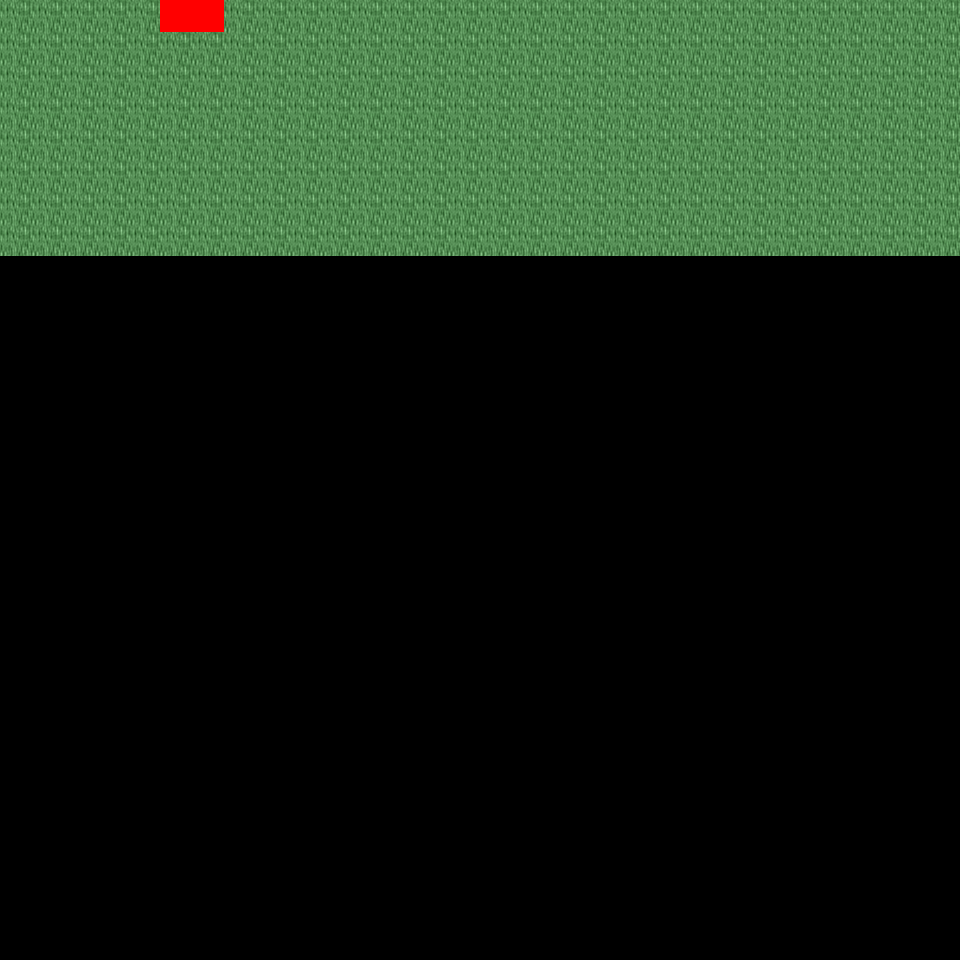

The image is a tile-based game level rendered from a .tmx file. Its description and source (layers, tilesets, objects; grid data summarised) follow:
An orthogonal 30x30 tile map with 32x32 px tiles, 6 tile layers (Ground, Object, Object2, Above, ...), 54 tilesets and 4 objects (4x mapExit).

<map version="1.0" orientation="orthogonal" renderorder="right-down" width="30" height="30" tilewidth="32" tileheight="32" nextobjectid="5">
  <tileset firstgid="1" name="tileset_logic_collision" tilewidth="32" tileheight="32" tilecount="1" columns="1">
    <image source="../drawable/tileset_logic_collision.png" width="32" height="32" />
  </tileset>
  <tileset firstgid="2" name="tileset_ground_ground" tilewidth="32" tileheight="32" tilecount="33" columns="3">
    <image source="../drawable/tileset_ground_ground.png" width="96" height="352" />
  </tileset>
  <tileset firstgid="35" name="tileset_building_castle" tilewidth="32" tileheight="32" tilecount="320" columns="20">
    <image source="../drawable/tileset_building_castle.png" width="640" height="512" />
  </tileset>
  <tileset firstgid="355" name="tileset_item_weapon_cannon" tilewidth="32" tileheight="32" tilecount="12" columns="3">
    <image source="../drawable/tileset_item_weapon_cannon.png" width="96" height="128" />
  </tileset>
  <tileset firstgid="367" name="tileset_item_pot_barrels_1" tilewidth="32" tileheight="32" tilecount="8" columns="4">
    <image source="../drawable/tileset_item_pot_barrels_1.png" width="128" height="64" />
  </tileset>
  <tileset firstgid="375" name="tileset_building_door_door" tilewidth="32" tileheight="32" tilecount="6" columns="3">
    <image source="../drawable/tileset_building_door_door.png" width="96" height="64" />
  </tileset>
  <tileset firstgid="381" name="tileset_building_door_closed" tilewidth="32" tileheight="32" tilecount="1" columns="1">
    <image source="../drawable/tileset_building_door_closed.png" width="32" height="32" />
  </tileset>
  <tileset firstgid="382" name="tileset_building_window_window_centered" tilewidth="32" tileheight="32" tilecount="1" columns="1">
    <image source="../drawable/tileset_building_window_window_centered.png" width="32" height="32" />
  </tileset>
  <tileset firstgid="383" name="tileset_building_decoration_chimney_big" tilewidth="32" tileheight="32" tilecount="2" columns="1">
    <image source="../drawable/tileset_building_decoration_chimney_big.png" width="32" height="64" />
  </tileset>
  <tileset firstgid="385" name="tileset_ground_grass_edges" tilewidth="32" tileheight="32" tilecount="36" columns="12">
    <image source="../drawable/tileset_ground_grass_edges.png" width="384" height="96" />
  </tileset>
  <tileset firstgid="421" name="tileset_ground_grass_corners" tilewidth="32" tileheight="32" tilecount="24" columns="6">
    <image source="../drawable/tileset_ground_grass_corners.png" width="192" height="128" />
  </tileset>
  <tileset firstgid="445" name="tileset_plant_tree_fall_trees" tilewidth="32" tileheight="32" tilecount="40" columns="8">
    <image source="../drawable/tileset_plant_tree_fall_trees.png" width="256" height="160" />
  </tileset>
  <tileset firstgid="485" name="tileset_plant_tree_locust_tree" tilewidth="32" tileheight="32" tilecount="20" columns="4">
    <image source="../drawable/tileset_plant_tree_locust_tree.png" width="128" height="160" />
  </tileset>
  <tileset firstgid="505" name="tileset_furniture_chair_bench_white" tilewidth="32" tileheight="32" tilecount="8" columns="2">
    <image source="../drawable/tileset_furniture_chair_bench_white.png" width="64" height="128" />
  </tileset>
  <tileset firstgid="513" name="tileset_plant_flower_daisy_blue" tilewidth="32" tileheight="32" tilecount="8" columns="2">
    <image source="../drawable/tileset_plant_flower_daisy_blue.png" width="64" height="128" />
  </tileset>
  <tileset firstgid="521" name="tileset_plant_flower_daisy_red" tilewidth="32" tileheight="32" tilecount="8" columns="2">
    <image source="../drawable/tileset_plant_flower_daisy_red.png" width="64" height="128" />
  </tileset>
  <tileset firstgid="529" name="tileset_plant_flower_daisy_white" tilewidth="32" tileheight="32" tilecount="8" columns="2">
    <image source="../drawable/tileset_plant_flower_daisy_white.png" width="64" height="128" />
  </tileset>
  <tileset firstgid="537" name="tileset_plant_flower_daisy_yellow" tilewidth="32" tileheight="32" tilecount="8" columns="2">
    <image source="../drawable/tileset_plant_flower_daisy_yellow.png" width="64" height="128" />
  </tileset>
  <tileset firstgid="545" name="tileset_plant_flower_flower_bed_1" tilewidth="32" tileheight="32" tilecount="35" columns="7">
    <image source="../drawable/tileset_plant_flower_flower_bed_1.png" width="224" height="160" />
  </tileset>
  <tileset firstgid="580" name="tileset_plant_flower_planted_containers" tilewidth="32" tileheight="32" tilecount="16" columns="4">
    <image source="../drawable/tileset_plant_flower_planted_containers.png" width="128" height="128" />
  </tileset>
  <tileset firstgid="596" name="tileset_item_pot_pot_grey" tilewidth="32" tileheight="32" tilecount="1" columns="1">
    <image source="../drawable/tileset_item_pot_pot_grey.png" width="32" height="32" />
  </tileset>
  <tileset firstgid="597" name="tileset_item_pot_pot_burgundy" tilewidth="32" tileheight="32" tilecount="1" columns="1">
    <image source="../drawable/tileset_item_pot_pot_burgundy.png" width="32" height="32" />
  </tileset>
  <tileset firstgid="598" name="tileset_building_decoration_chimney" tilewidth="32" tileheight="32" tilecount="2" columns="1">
    <image source="../drawable/tileset_building_decoration_chimney.png" width="32" height="64" />
  </tileset>
  <tileset firstgid="600" name="tileset_furniture_light_lamp_blue" tilewidth="32" tileheight="32" tilecount="3" columns="1">
    <image source="../drawable/tileset_furniture_light_lamp_blue.png" width="32" height="96" />
  </tileset>
  <tileset firstgid="603" name="tileset_light_dim_light_7x5" tilewidth="32" tileheight="32" tilecount="35" columns="7">
    <image source="../drawable/tileset_light_dim_light_7x5.png" width="224" height="160" />
  </tileset>
  <tileset firstgid="638" name="tileset_logic_protection" tilewidth="32" tileheight="32" tilecount="2" columns="2">
    <image source="../drawable/tileset_logic_protection.png" width="64" height="32" />
  </tileset>
  <tileset firstgid="640" name="tileset_furniture_table_bazaar_table_1" tilewidth="32" tileheight="32" tilecount="4" columns="2">
    <image source="../drawable/tileset_furniture_table_bazaar_table_1.png" width="64" height="64" />
  </tileset>
  <tileset firstgid="644" name="tileset_furniture_table_bazaar_table_2" tilewidth="32" tileheight="32" tilecount="6" columns="2">
    <image source="../drawable/tileset_furniture_table_bazaar_table_2.png" width="64" height="96" />
  </tileset>
  <tileset firstgid="650" name="tileset_furniture_table_bazaar_table_3" tilewidth="32" tileheight="32" tilecount="6" columns="2">
    <image source="../drawable/tileset_furniture_table_bazaar_table_3.png" width="64" height="96" />
  </tileset>
  <tileset firstgid="656" name="tileset_furniture_table_bazaar_table_4" tilewidth="32" tileheight="32" tilecount="6" columns="2">
    <image source="../drawable/tileset_furniture_table_bazaar_table_4.png" width="64" height="96" />
  </tileset>
  <tileset firstgid="662" name="tileset_furniture_table_bazaar_table_5" tilewidth="32" tileheight="32" tilecount="6" columns="2">
    <image source="../drawable/tileset_furniture_table_bazaar_table_5.png" width="64" height="96" />
  </tileset>
  <tileset firstgid="668" name="tileset_furniture_table_flowers_on_bench2" tilewidth="32" tileheight="32" tilecount="6" columns="3">
    <image source="../drawable/tileset_furniture_table_flowers_on_bench2.png" width="96" height="64" />
  </tileset>
  <tileset firstgid="674" name="tileset_furniture_table_flowers_on_benches" tilewidth="32" tileheight="32" tilecount="10" columns="2">
    <image source="../drawable/tileset_furniture_table_flowers_on_benches.png" width="64" height="160" />
  </tileset>
  <tileset firstgid="684" name="tileset_furniture_table_vendors_table" tilewidth="32" tileheight="32" tilecount="35" columns="7">
    <image source="../drawable/tileset_furniture_table_vendors_table.png" width="224" height="160" />
  </tileset>
  <tileset firstgid="719" name="tileset_item_drink_bottles_and_cups" tilewidth="32" tileheight="32" tilecount="16" columns="4">
    <image source="../drawable/tileset_item_drink_bottles_and_cups.png" width="128" height="128" />
  </tileset>
  <tileset firstgid="735" name="tileset_item_drink_beers_and_flasks" tilewidth="32" tileheight="32" tilecount="12" columns="4">
    <image source="../drawable/tileset_item_drink_beers_and_flasks.png" width="128" height="96" />
  </tileset>
  <tileset firstgid="747" name="tileset_item_drink_casks" tilewidth="32" tileheight="32" tilecount="4" columns="2">
    <image source="../drawable/tileset_item_drink_casks.png" width="64" height="64" />
  </tileset>
  <tileset firstgid="751" name="tileset_item_food_meals_1" tilewidth="32" tileheight="32" tilecount="2" columns="2">
    <image source="../drawable/tileset_item_food_meals_1.png" width="64" height="32" />
  </tileset>
  <tileset firstgid="753" name="tileset_item_food_rustic_meals" tilewidth="32" tileheight="32" tilecount="2" columns="2">
    <image source="../drawable/tileset_item_food_rustic_meals.png" width="64" height="32" />
  </tileset>
  <tileset firstgid="755" name="tileset_item_household_food_preparation_2" tilewidth="32" tileheight="32" tilecount="4" columns="2">
    <image source="../drawable/tileset_item_household_food_preparation_2.png" width="64" height="64" />
  </tileset>
  <tileset firstgid="759" name="tileset_item_pot_barrels_2" tilewidth="32" tileheight="32" tilecount="8" columns="4">
    <image source="../drawable/tileset_item_pot_barrels_2.png" width="128" height="64" />
  </tileset>
  <tileset firstgid="767" name="tileset_item_drink_olive_oil_vinegar" tilewidth="32" tileheight="32" tilecount="4" columns="2">
    <image source="../drawable/tileset_item_drink_olive_oil_vinegar.png" width="64" height="64" />
  </tileset>
  <tileset firstgid="771" name="tileset_ground_ground_3" tilewidth="32" tileheight="32" tilecount="5" columns="5">
    <image source="../drawable/tileset_ground_ground_3.png" width="160" height="32" />
  </tileset>
  <tileset firstgid="776" name="tileset_building_decoration_banner" tilewidth="32" tileheight="32" tilecount="12" columns="1">
    <image source="../drawable/tileset_building_decoration_banner.png" width="32" height="384" />
  </tileset>
  <tileset firstgid="788" name="tileset_building_cottage" tilewidth="32" tileheight="32" tilecount="256" columns="16">
    <image source="../drawable/tileset_building_cottage.png" width="512" height="512" />
  </tileset>
  <tileset firstgid="1044" name="tileset_building_roof_thatched_roof" tilewidth="32" tileheight="32" tilecount="256" columns="16">
    <image source="../drawable/tileset_building_roof_thatched_roof.png" width="512" height="512" />
  </tileset>
  <tileset firstgid="1300" name="tileset_building_door_doors" tilewidth="32" tileheight="32" tilecount="256" columns="16">
    <image source="../drawable/tileset_building_door_doors.png" width="512" height="512" />
  </tileset>
  <tileset firstgid="1556" name="tileset_building_window_windows" tilewidth="32" tileheight="32" tilecount="256" columns="16">
    <image source="../drawable/tileset_building_window_windows.png" width="512" height="512" />
  </tileset>
  <tileset firstgid="1812" name="tileset_logic_portal" tilewidth="32" tileheight="32" tilecount="24" columns="8">
    <image source="../drawable/tileset_logic_portal.png" width="256" height="96" />
  </tileset>
  <tileset firstgid="1836" name="tileset_plant_bush_leafy" tilewidth="32" tileheight="32" tilecount="48" columns="8">
    <image source="../drawable/tileset_plant_bush_leafy.png" width="256" height="192" />
  </tileset>
  <tileset firstgid="1884" name="tileset_plant_bushes_and_trees" tilewidth="32" tileheight="32" tilecount="144" columns="16">
    <image source="../drawable/tileset_plant_bushes_and_trees.png" width="512" height="289" />
  </tileset>
  <tileset firstgid="2028" name="tileset_plant_bush_berried" tilewidth="32" tileheight="32" tilecount="60" columns="5">
    <image source="../drawable/tileset_plant_bush_berried.png" width="160" height="384" />
  </tileset>
  <tileset firstgid="2088" name="tileset_plant_bush_fern" tilewidth="32" tileheight="32" tilecount="32" columns="8">
    <image source="../drawable/tileset_plant_bush_fern.png" width="256" height="128" />
  </tileset>
  <tileset firstgid="2120" name="tileset_plant_bush_bush_pinks" tilewidth="32" tileheight="32" tilecount="4" columns="2">
    <image source="../drawable/tileset_plant_bush_bush_pinks.png" width="64" height="64" />
  </tileset>
  <layer name="Ground" width="30" height="30">
    <data>[900 cells, 240 non-empty, 1 distinct tile ids]</data>
  </layer>
  <layer name="Object" width="30" height="30">
    <data>[900 cells, 2 non-empty, 2 distinct tile ids]</data>
  </layer>
  <layer name="Object2" width="30" height="30">
    <data>[900 cells, 0 non-empty, 0 distinct tile ids]</data>
  </layer>
  <layer name="Above" width="30" height="30">
    <data>[900 cells, 0 non-empty, 0 distinct tile ids]</data>
  </layer>
  <layer name="Above2" width="30" height="30">
    <data>[900 cells, 0 non-empty, 0 distinct tile ids]</data>
  </layer>
  <layer name="Walkable" width="30" height="30">
    <data>[900 cells, 2 non-empty, 1 distinct tile ids]</data>
  </layer>
  <objectgroup name="MapEvents">
    <object id="1" name="north" type="mapExit" x="0" y="0" width="160" height="32">
      <properties>
        <property name="map" value="level_0_x36_y45" />
        <property name="x" value="0" />
        <property name="y" value="28" />
      </properties>
    </object>
    <object id="2" name="north2" type="mapExit" x="224" y="0" width="736" height="32">
      <properties>
        <property name="map" value="level_0_x36_y45" />
        <property name="x" value="7" />
        <property name="y" value="28" />
      </properties>
    </object>
    <object id="3" name="west" type="mapExit" x="0" y="0" width="32" height="960">
      <properties>
        <property name="map" value="level_0_x35_y46" />
        <property name="x" value="28" />
        <property name="y" value="0" />
      </properties>
    </object>
    <object id="4" name="east" type="mapExit" x="928" y="0" width="32" height="960">
      <properties>
        <property name="map" value="level_0_x37_y46" />
        <property name="x" value="1" />
        <property name="y" value="0" />
      </properties>
    </object>
  </objectgroup>
</map>
